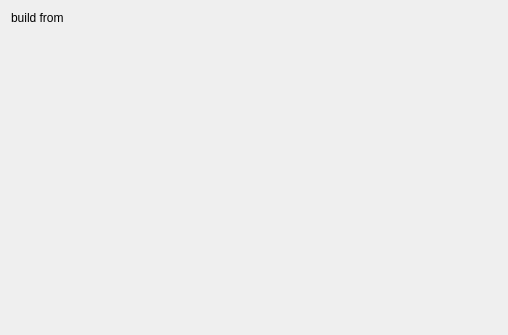
<?xml version="1.0" encoding="UTF-8"?>
<ui version="4.0">
 <class>SingleBuildSelectionPage</class>
 <widget class="QWidget" name="SingleBuildSelectionPage">
  <property name="geometry">
   <rect>
    <x>0</x>
    <y>0</y>
    <width>508</width>
    <height>335</height>
   </rect>
  </property>
  <property name="windowTitle">
   <string>Form</string>
  </property>
  <layout class="QFormLayout" name="formLayout">
   <item row="0" column="0">
    <widget class="QLabel" name="label">
     <property name="text">
      <string>build from</string>
     </property>
    </widget>
   </item>
   <item row="0" column="1">
    <widget class="BuildSelection" name="build" native="true"/>
   </item>
  </layout>
 </widget>
 <customwidgets>
  <customwidget>
   <class>BuildSelection</class>
   <extends>QWidget</extends>
   <header>mozregui.utils</header>
   <container>1</container>
  </customwidget>
 </customwidgets>
 <resources/>
 <connections/>
</ui>
